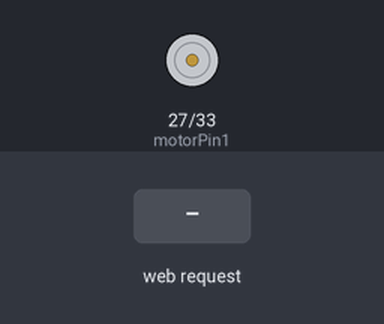
A sketch run on a simulated ESP32. Parts: motor-driver pin pairs drawn as motors (green arrow = first pin HIGH = forward, orange = second pin HIGH = backward, longer = more drive). Inputs (shaded band) come from the test bench. WiFi joins after 1.5 s; servers stay silent unless stated; what the sketch prints to the serial monitor is not drawn.

Above: at 2.7 s.
2.8 s: HTTP request GET /forward received
At 3.4 s:
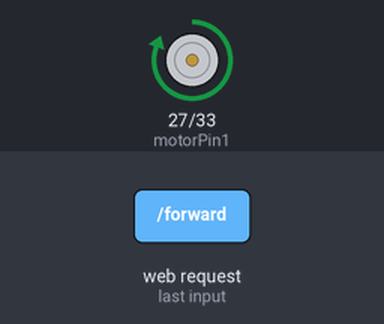
4.3 s: HTTP request GET /backward received
At 5.5 s:
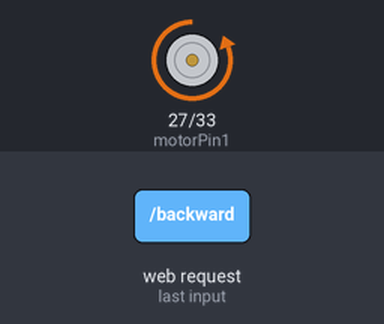
5.8 s: HTTP request GET /stop received
At 6.8 s:
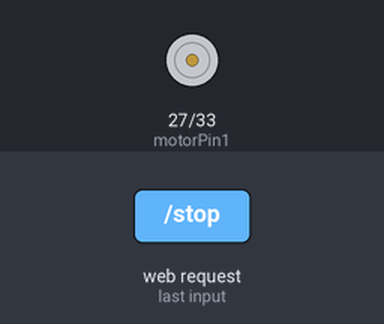
Timing chart, 0 to 8.8 s (numbered marks = the images above; inputs shaded):
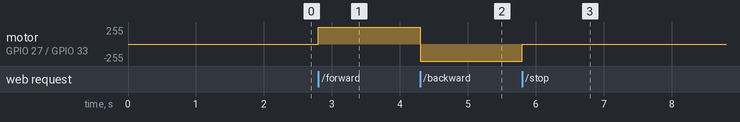

Measured:
- after the input at 2.8 s, motor on GPIO 27 (motorPin1) / GPIO 33 (motorPin2): stopped → forward 255/255 at once
- after the input at 4.3 s, motor on GPIO 27 (motorPin1) / GPIO 33 (motorPin2): forward 255/255 → backward 255/255 at once
- after the input at 5.8 s, motor on GPIO 27 (motorPin1) / GPIO 33 (motorPin2): backward 255/255 → stopped at once

The sketch:

combinedbotcode.ino
```cpp
#include <WiFi.h>
#include <WebServer.h>

const char* ssid = "";
const char* password = "";

// Pins
const int motorPin1 = 27;
const int motorPin2 = 33;

// PWM
const int freq = 30000;
const int resolution = 8;
const int motorSpeed = 255; // Max speed

WebServer server(80);

// --- HELPER: Send Response with CORS Headers ---
// This allows a website hosted elsewhere (your PC) to control this ESP32
void sendCORS(int statusCode, String content) {
  server.sendHeader("Access-Control-Allow-Origin", "*");
  server.sendHeader("Access-Control-Allow-Methods", "GET");
  server.sendHeader("Access-Control-Allow-Headers", "Content-Type");
  server.send(statusCode, "text/plain", content);
}

void stopMotor() {
  ledcWrite(motorPin1, 0);
  ledcWrite(motorPin2, 0);
  sendCORS(200, "Stopped");
}

void moveForward() {
  ledcWrite(motorPin1, motorSpeed);
  ledcWrite(motorPin2, 0);
  sendCORS(200, "Forward");
}

void moveBackward() {
  ledcWrite(motorPin1, 0);
  ledcWrite(motorPin2, motorSpeed);
  sendCORS(200, "Backward");
}

void setup() {
  Serial.begin(115200);

  // PWM Setup (v3.0 syntax)
  ledcAttach(motorPin1, freq, resolution);
  ledcAttach(motorPin2, freq, resolution);

  WiFi.begin(ssid, password);
  while (WiFi.status() != WL_CONNECTED) {
    delay(500);
    Serial.print(".");
  }
  Serial.println("\nWiFi Connected!");
  Serial.print("IP Address: ");
  Serial.println(WiFi.localIP()); // <-- WRITE THIS DOWN FOR EACH BOARD

  // Routes
  server.on("/forward", moveForward);
  server.on("/backward", moveBackward);
  server.on("/stop", stopMotor);

  // Handle "Pre-flight" requests (Browsers check this before sending commands)
  server.onNotFound([]() {
    if (server.method() == HTTP_OPTIONS) {
      server.sendHeader("Access-Control-Allow-Origin", "*");
      server.send(204);
    } else {
      server.send(404, "text/plain", "Not Found");
    }
  });

  server.begin();
}

void loop() {
  server.handleClient();
}
```
